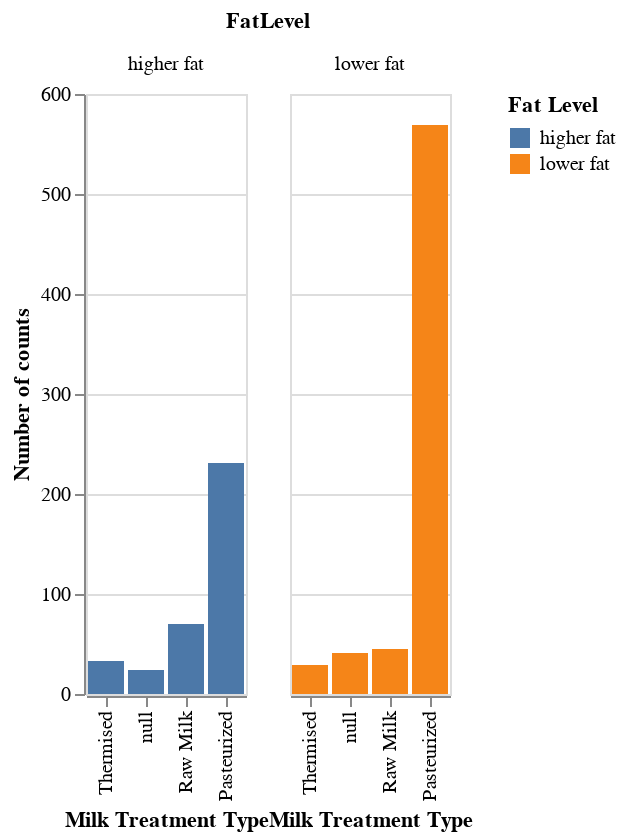

Notebook code cell kept with this figure:
### Code cell
# Visualize MilkTreatmentTypeEn column distribution 
MilkTreatmentType_plot = alt.Chart(cheese_df).mark_bar().encode(
                    alt.X('MilkTreatmentTypeEn', title="Milk Treatment Type", sort='y'),
                    alt.Y('count()', title='Number of counts', stack=None),
                    alt.Color('FatLevel', title='Fat Level')).properties(title="Milk Treatment Type Distribution"
                                                                        ).facet('FatLevel')

MilkTreatmentType_plot

### Figure 1 — Vega-Lite specification as saved in the notebook (floating-point values rounded to 4 significant figures; data arrays with more than 128 entries replaced by an {"elided": "..."} marker saying what was removed)
{"config": {"view": {"continuousWidth": 400, "continuousHeight": 300}}, "data": {"name": "data-9e1ead429797596045ea8f1ed08573dc"}, "facet": {"field": "FatLevel", "type": "nominal"}, "spec": {"mark": "bar", "encoding": {"color": {"field": "FatLevel", "title": "Fat Level", "type": "nominal"}, "x": {"field": "MilkTreatmentTypeEn", "sort": "y", "title": "Milk Treatment Type", "type": "nominal"}, "y": {"aggregate": "count", "stack": null, "title": "Number of counts", "type": "quantitative"}}, "title": "Milk Treatment Type Distribution"}, "$schema": "https://vega.github.io/schema/vega-lite/v4.17.0.json", "datasets": {"data-9e1ead429797596045ea8f1ed08573dc": {"elided": "1042 records"}}}
